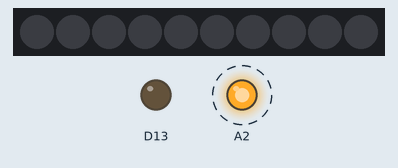
The sketch below on a simulated Adafruit Circuit Playground Express. Shown: 10 RGB LEDs in strip order, left to right, output pins drawn as LEDs (lit = HIGH). Dashed ring = blinking.

Above: at 0.2 s.
Timing chart, 0 to 3.0 s (numbered marks = the images above):
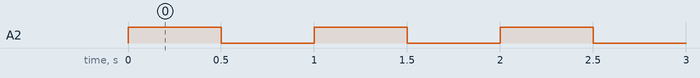

The sketch:

Hello_Digi_Output.ino
```cpp
#include <Adafruit_CircuitPlayground.h>
void setup() {
  // put your setup code here, to run once:
  CircuitPlayground.begin();
  pinMode(A2,OUTPUT);
}

void loop() {
  // put your main code here, to run repeatedly:

  digitalWrite(A2,HIGH);
  delay(500);
  digitalWrite(A2,LOW);
  delay(500);
}
```

Measured:
- by itself, A2: alternates HIGH for 0.50 s and LOW for 0.50 s
